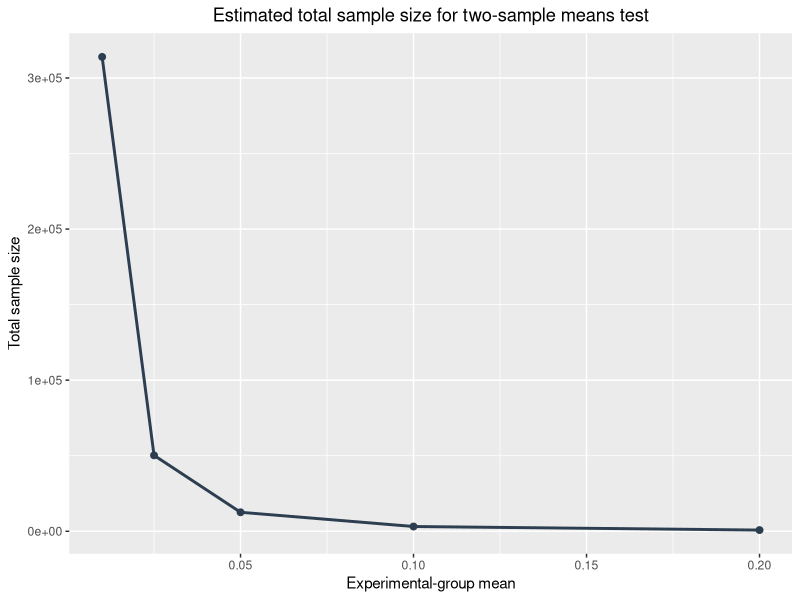

Recreate this plot in R.
## ---- chunk 1
# Load the pwr package
library(pwr)
# Run the pwr.t.test function
pwr.t.test(n = NULL, 
           d = 0.1,
           sig.level = 0.05,
           power = 0.8,
           type = "two.sample")
## ---- chunk 2
# Create variable effect_sizes and assign the treatment effects
effect_sizes <- c(0.01, 0.025, 0.05, 0.1, 0.2)
# Initialize an empty dataframe to store the results
result_table <- data.frame()
# Iterate over each effect size
for (i in effect_sizes) {
# Calculate sample size using the pwr.t.test function
# Make sure that the pwr package is loaded in R
result <- pwr.t.test(n = NULL,
                     d = i, 
                     sig.level = 0.05,
                     power = 0.8,
                     type = "two.sample")
# n gives the sample size for each group
# Multiply by 2 to gett the total sample size
sample_size <- result$n*2
# Sample size for control group
N1 <- result$n
# Sample size for treatment group
N2 <- result$n
# Test size
alpha <- result$sig.level
# Power
power <- result$power
# Effect size
delta <- result$d
# Control group mean
m1 <- 0
# Treatment group mean
m2 <- result$d
# Standard deviation
Std_dev<- 1
# Append the results to the dataframe
result_table <- rbind(result_table,
                      c(alpha, 
                        power,
                        sample_size,
                        N1, 
                        N2, 
                        delta,
                        m1, 
                        m2, 
                        Std_dev))
}
# Assign column names
colnames(result_table) <- c("Alpha",
                            "Power",
                            "Sample size", 
                            "N1", 
                            "N2", 
                            "Delta", 
                            "M1", 
                            "M2", 
                            "Std.Dev")
# Print the result table
print(result_table)
## ---- chunk 3
# Load the grammar of graphics package to plot the graph
library(ggplot2)
# Load dplyr package to use pipe operator |> to enter commands in a chain
library(dplyr)
result_table |> # select variables Delta and Sample size from the data frame 
  select(Delta, `Sample size`) |>
  ggplot(aes( x = Delta, y = `Sample size`)) + # plot Delta on the x-axis
  # and Sample size on the y-axis
  geom_line(color = "#2c3e50", lwd = 1) + # add a geometric line to the plot 
  geom_point(color = "#2c3e50", size = 2) + # add a geometric point to the plot 
  labs (title = "Estimated total sample size for two-sample means test",
        x = "Experimental-group mean",
        y = "Total sample size") + # add labels
        theme(plot.title = element_text(hjust = 0.5)) 
